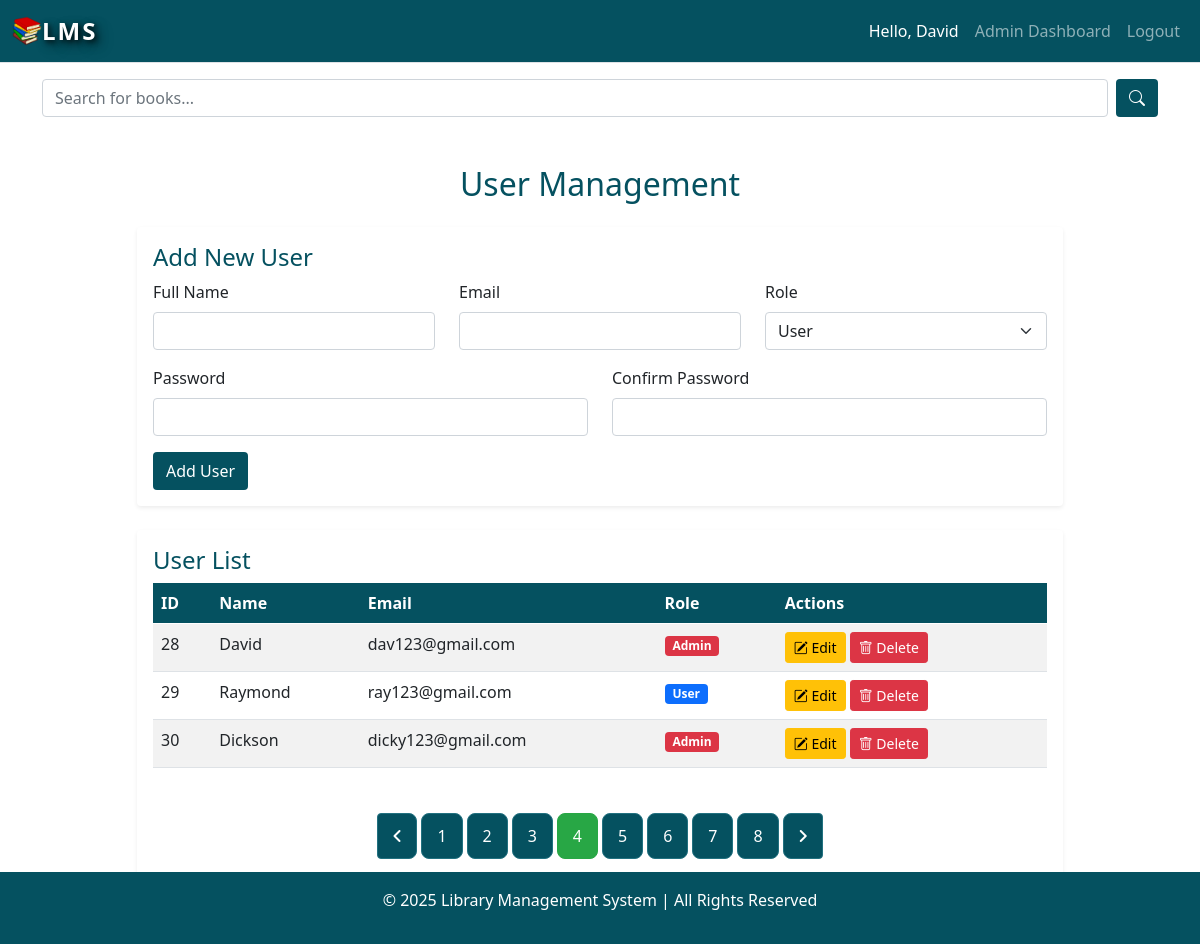
The page /public/admin/users?page=4 (signed in) on the database its author committed.
### tables this page shows
CREATE TABLE `users` (
  `id` int(11) NOT NULL,
  `name` varchar(100) NOT NULL,
  `email` varchar(150) NOT NULL,
  `password` varchar(255) NOT NULL,
  `role` enum('admin','user') DEFAULT 'user',
  `created_at` timestamp NOT NULL DEFAULT current_timestamp()
);

### app/controllers/Admin.php (called while the page is built, shortened)
<?php
require_once dirname(__DIR__) . "/models/User.php";
class Admin
{
    public function users()
    {
        $userModel = new User();
        $itemsPerPage = 3;
        $currentPage = isset($_GET['page']) ? (int)$_GET['page'] : 1;
        $offset = ($currentPage - 1) * $itemsPerPage;
        $users = $userModel->getPaginatedUsers($itemsPerPage, $offset);
        $totalUsers = $userModel->getTotalUsers();
        $totalPages = ceil($totalUsers / $itemsPerPage);
        $this->view("admin/users", [
            "users" => $users,
            "totalPages" => $totalPages,
            "currentPage" => $currentPage
        ]);
    }
}
?>

### app/core/App.php (called while the page is built, shortened)
<?php
class App
{
    private $method = 'index';
    private function splitUrl()
    {
        $Url = $_GET['url'] ?? 'home';
        $Url = explode("/", trim($Url, "/"));
        return $Url;
    }
    public function loadController()
    {
        $URL = $this->splitUrl();
        $controllerName = ucfirst(strtolower($URL[0]));
        $baseDir = dirname(__DIR__);
        $controllerFile = $baseDir . "/controllers/" . $controllerName .".php";
        if (file_exists($controllerFile)) {
            unset($URL[0]);
        }else {
            require_once $baseDir."/controllers/_404.php";
            $this->controller = "_404";
        }
        $controller = new $this->controller();
        if (!empty($URL[1]) && method_exists($controller, $URL[1])) {
            $this->method = $URL[1];
            unset($URL[1]);
        }
        call_user_func_array([$controller,$this->method],$URL);
    }
}

### public/index.php (called while the page is built, shortened)
<?php
$app = new App();
$app->loadController();

### app/core/Database.php (called while the page is built, shortened)
<?php
class Database
{
    private static $instance = null;
    private $pdo;
    private function __construct()
    {
        try {
            $dsn = "mysql:host=" . DBHOST . ";dbname=" . DBNAME . ";charset=utf8mb4";
            $this->pdo = new PDO($dsn, DBUSER, DBPASS);
            $this->pdo->setAttribute(PDO::ATTR_ERRMODE, PDO::ERRMODE_EXCEPTION);
            $this->pdo->setAttribute(PDO::ATTR_DEFAULT_FETCH_MODE, PDO::FETCH_ASSOC);
        } catch (PDOException $e) {
            die("Database Connection Error: " . $e->getMessage());
        }
    }
    public static function getInstance()
    {
        if (self::$instance === null) {
            self::$instance = new self();
        }
        return self::$instance;
    }
    public function query($sql, $params = [])
    {
        $stmt = $this->pdo->prepare($sql);
        if (!empty($params) && is_array($params)) {
            $stmt->execute($params);
        } else {
            $stmt->execute();
        }
        return $stmt;
    }
}

### app/core/Model.php (called while the page is built, shortened)
<?php
abstract class Model
{
    protected $db;
    public function __construct()
    {
        $this->db = Database::getInstance();
    }
    public function get_row($query, $data = [])
    {
        $stmt = $this->db->query($query, $data);
        return $stmt ? $stmt->fetch(PDO::FETCH_OBJ) : false;
    }
}

### app/models/User.php (called while the page is built, shortened)
<?php
class User extends Model
{
    protected $table = "users";
    public function getPaginatedUsers($limit, $offset)
    {
        $sql = "SELECT * FROM {$this->table} LIMIT $limit OFFSET $offset";
        return $this->db->query($sql)->fetchAll();
    }
    public function getTotalUsers()
    {
        $sql = "SELECT COUNT(*) as total FROM {$this->table}";
        $result = $this->get_row($sql);
        return $result ? $result->total : 0;
    }
}

### app/views/admin/users.view.php (the view, shortened to what this page needs)
<?php require_once dirname(__DIR__) . "/layouts/header.view.php"; ?>
<div class="container mt-4">
    <h2 class="text-center my-4 my-color">User Management</h2>
    <div class="row">
    <div class="col-md-1"></div>
    <div class="col-md-10">
    <div class="card shadow-sm border-0 mb-4">
        <div class="card-body">
            <h4 class="card-title my-color">Add New User</h4>
            <form action="<?= ROOT ?>/admin/storeUser" method="POST">
                <div class="row">
                    <div class="col-md-4">
                        <label class="form-label">Full Name</label>
                        <input type="text" name="full_name" class="form-control" required>
                    </div>
                    <div class="col-md-4">
                        <label class="form-label">Email</label>
                        <input type="email" name="email" class="form-control" required>
                    </div>
                    <div class="col-md-4">
                        <label class="form-label">Role</label>
                        <select name="role" class="form-select" required>
                            <option value="user">User</option>
                        </select>
                    </div>
                </div>
                <div class="row mt-3">
                    <div class="col-md-6">
                        <label class="form-label">Password</label>
                        <input type="password" name="password" class="form-control" required>
                    </div>
                    <div class="col-md-6">
                        <label class="form-label">Confirm Password</label>
                        <input type="password" name="confirm_password" class="form-control" required>
                    </div>
                </div>
                <button type="submit" class="btn custom-bg text-white mt-3">Add User</button>
            </form>
        </div>
    </div>
    <div class="card shadow-sm border-0 mb-5">
        <div class="card-body">
            <h4 class="card-title my-color">User List</h4>
            <table class="table table-striped">
                <thead class="custom-bg text-white">
                    <tr>
                        <th>ID</th>
                        <th>Name</th>
                        <th>Email</th>
                        <th>Role</th>
                        <th>Actions</th>
                    </tr>
                </thead>
                <tbody>
                    <?php foreach ($users as $user): ?>
                        <tr>
                            <td><?= $user['id']; ?></td>
                            <td><?= htmlspecialchars($user['name']); ?></td>
                            <td><?= htmlspecialchars($user['email']); ?></td>
                            <td>
                                <span class="badge bg-<?= $user['role'] === 'admin' ? 'danger' : 'primary'; ?>">
                                    <?= ucfirst($user['role']); ?>
                                </span>
                            </td>
                            <td>
                                <a href="<?= ROOT ?>/admin/edit/<?= $user['id']; ?>" class="btn btn-warning btn-sm"><i class="bi bi-pencil-square"></i> Edit</a>
                                <button class="btn btn-danger btn-sm" onclick="confirmDelete(<?= $user['id']; ?>)">
                                    <i class="bi bi-trash"></i> Delete
                                </button>
                            </td>
                        </tr>
                    <?php endforeach; ?>
                </tbody>
            </table>
            <br/>
            <div class="d-flex justify-content-center">
                <nav>
                    <ul class="pagination">
                        <li class="page-item <?= ($currentPage <= 1) ? 'disabled' : '' ?>">
                            <a class="page-link" href="?page=<?= max(1, $currentPage - 1) ?>" aria-label="Previous">
                                <i class="fas fa-angle-left"></i>
                            </a>
                        </li>
                        <?php for ($i = 1; $i <= $totalPages; $i++) : ?>
                            <li class="page-item <?= ($i == $currentPage) ? 'active' : '' ?>">
                                <a class="page-link" href="?page=<?= $i ?>"><?= $i ?></a>
                            </li>
                        <?php endfor; ?>
                        <li class="page-item <?= ($currentPage >= $totalPages) ? 'disabled' : '' ?>">
                            <a class="page-link" href="?page=<?= min($totalPages, $currentPage + 1) ?>" aria-label="Next">
                                <i class="fas fa-angle-right"></i>
                            </a>
                        </li>
                    </ul>
                </nav>
            </div>
        </div>
    </div>
    </div>
    <div class="col-md-1"></div>
    </div>
</div>
<?php require_once dirname(__DIR__) . "/layouts/footer.view.php"; ?>

### public/assets/css/style.css (style rules this page uses)
html, body { height: 100%; margin: 0; display: flex; flex-direction: column; }
.bi::before, [class^="bi-"]::before, [class*=" bi-"]::before { display: inline-block; font-family: bootstrap-icons !important; font-style: normal; font-weight: normal !important; font-variant: normal; text-transform: none; line-height: 1; vertical-align: -0.125em; }
.my-color { color: #055160; }
.custom-bg { background-color: #055160 !important; }
.pagination .page-link { color: #fff; background-color: #055160; border: 1px solid #227180; padding: 10px 15px; margin: 5px; border-radius: 8px; transition: all 0.3s ease-in-out; }
.pagination .active .page-link { background-color: #28a745; border-color: #28a745; }

### rows shown on the page
users: id "28", name "David", email "dav123@gmail.com", role "Admin"
users: id "29", name "Raymond", email "ray123@gmail.com", role "User"
users: id "30", name "Dickson", email "dicky123@gmail.com", role "Admin"

### other values the page prints
$_SESSION['user_name'] "David"
